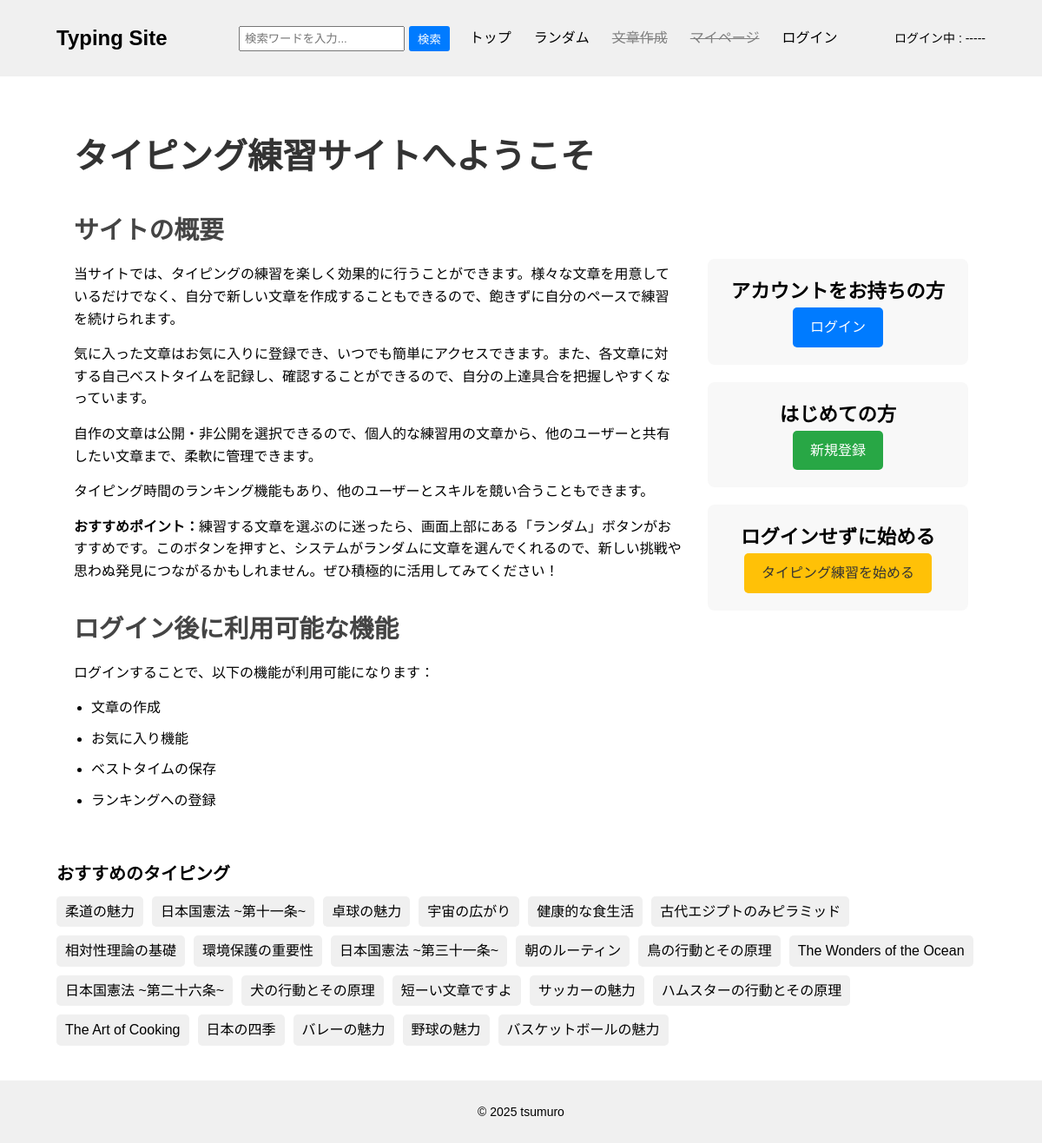
The page / on the database its author committed.
### contentapp/models.py (models this page shows, shortened)
class Content(models.Model):
    user = models.ForeignKey(
        settings.AUTH_USER_MODEL,
        on_delete=models.SET_NULL,
        null=True,
        blank=True
    )
    title = models.CharField(max_length=50, unique=True)
    sentence = models.TextField()
    category = models.ForeignKey(
        Category,
        on_delete=models.SET_NULL,
        null=True,
        blank=True,
    )
    is_public = models.BooleanField(default=True)
    play_count = models.IntegerField(default=0)
    created_at = models.DateTimeField(auto_now_add=True)

### typingapp/views.py (the view)
# urls.py: path('', views.IndexView.as_view(), name="index"),
class IndexView(generic.ListView):
    template_name = "index.html"
    context_object_name = "content_list"
    queryset = Content.objects.filter(is_public=True).order_by("?")

### typingapp/templates/index.html (shortened to what this page needs)
{% extends "base.html" %}
{% block contents %}
<div class="top-container">
    <section class="site-details">
        <h1>タイピング練習サイトへようこそ</h1>
        <h2>サイトの概要</h2>
        <p>当サイトでは、タイピングの練習を楽しく効果的に行うことができます。様々な文章を用意しているだけでなく、自分で新しい文章を作成することもできるので、飽きずに自分のペースで練習を続けられます。</p>
        <p>気に入った文章はお気に入りに登録でき、いつでも簡単にアクセスできます。また、各文章に対する自己ベストタイムを記録し、確認することができるので、自分の上達具合を把握しやすくなっています。</p>
        <p>自作の文章は公開・非公開を選択できるので、個人的な練習用の文章から、他のユーザーと共有したい文章まで、柔軟に管理できます。</p>
        <p>タイピング時間のランキング機能もあり、他のユーザーとスキルを競い合うこともできます。</p>
        <p><strong>おすすめポイント：</strong>練習する文章を選ぶのに迷ったら、画面上部にある「ランダム」ボタンがおすすめです。このボタンを押すと、システムがランダムに文章を選んでくれるので、新しい挑戦や思わぬ発見につながるかもしれません。ぜひ積極的に活用してみてください！</p>
        <h2>ログイン後に利用可能な機能</h2>
        <p>ログインすることで、以下の機能が利用可能になります：</p>
        <ul>
            <li>文章の作成</li>
            <li>お気に入り機能</li>
            <li>ベストタイムの保存</li>
            <li>ランキングへの登録</li>
        </ul>
    </section>
    <aside class="auth-section">
        <div class="auth-box">
            <h2>アカウントをお持ちの方</h2>
            <a href="{% url 'accounts:login' %}" class="btn btn-primary">ログイン</a>
        </div>
        <div class="auth-box">
            <h2>はじめての方</h2>
            <a href="{% url 'accounts:signup' %}" class="btn btn-secondary">新規登録</a>
        </div>
        <div class="auth-box">
            <h2>ログインせずに始める</h2>
            <a href="{% url 'typingapp:randomTyping' %}" class="btn btn-tertiary">タイピング練習を始める</a>
        </div>
    </aside>
</div>
<div class="content-list">
    <h2>おすすめのタイピング</h2>
    <ul>
        {% for content in content_list|slice:":22" %}
        <li><a href="{% url "typingapp:typing" content.pk %}">{{ content.title}}</a></li>
        {% endfor %}
    </ul>
</div>
{% endblock %}

### typingproject/static/css/style.css (style rules this page uses)
* { margin: 0; padding: 0; box-sizing: border-box; }
body { font-family: Arial, sans-serif; line-height: 1.6; }
.content-list { margin-top: 20px; }
.content-list h2 { font-size: 20px; margin-bottom: 10px; }
.content-list ul { display: flex; flex-wrap: wrap; gap: 10px; list-style-type: none; padding-left: 0; }
.content-list li { background-color: #f0f0f0; border-radius: 5px; display: inline-block; max-width: 250px; transition: transform 0.2s ease, box-shadow 0.2s ease; }
.content-list a { text-decoration: none; color: #000; display: block; padding: 5px 10px; white-space: nowrap; overflow: hidden; text-overflow: ellipsis; }
.top-container { display: flex; gap: 30px; max-width: 1200px; margin: 0 auto; padding: 20px; }
.site-details { flex: 7; }
.auth-section { flex: 3; margin-top: 150px; }
.site-details h1 { font-size: 2.5em; color: #333; margin-bottom: 20px; }
.site-details h2 { font-size: 1.8em; color: #444; margin-top: 30px; margin-bottom: 15px; }
.site-details p { font-size: 1em; line-height: 1.6; margin-bottom: 15px; }
.site-details ul { list-style-type: disc; margin-left: 20px; margin-bottom: 15px; }
.site-details ul li { margin-bottom: 10px; }
.auth-box { background-color: #f8f8f8; border-radius: 8px; padding: 20px; margin-bottom: 20px; text-align: center; }
.auth-box h2 { font-size: 1.4em; }
.btn { display: inline-block; padding: 10px 20px; font-size: 1em; text-decoration: none; border-radius: 5px; transition: background-color 0.3s, transform 0.3s; }
.btn-primary { background-color: #007bff; color: white; }
.btn-secondary { background-color: #28a745; color: white; }
.btn-tertiary { background-color: #ffc107; color: #333; }

### rows shown on the page
Content: title "柔道の魅力"
Content: title "日本国憲法 ~第十一条~"
Content: title "卓球の魅力"
Content: title "宇宙の広がり"
Content: title "健康的な食生活"
Content: title "古代エジプトのみピラミッド"
Content: title "相対性理論の基礎"
Content: title "環境保護の重要性"
Content: title "日本国憲法 ~第三十一条~"
Content: title "朝のルーティン"
Content: title "鳥の行動とその原理"
Content: title "The Wonders of the Ocean"
Content: title "日本国憲法 ~第二十六条~"
Content: title "犬の行動とその原理"
Content: title "短ーい文章ですよ"
Content: title "サッカーの魅力"
Content: title "ハムスターの行動とその原理"
Content: title "The Art of Cooking"
Content: title "日本の四季"
Content: title "バレーの魅力"
Content: title "野球の魅力"
Content: title "バスケットボールの魅力"
